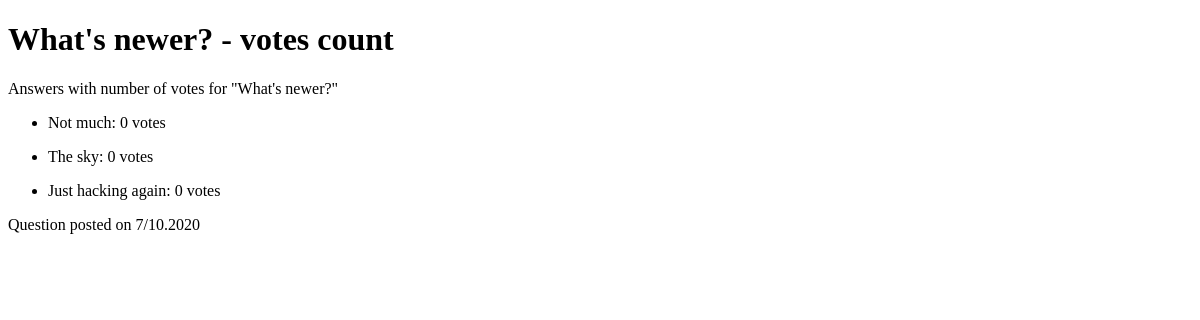
Page /app01/1/results/ on the earlier database version.
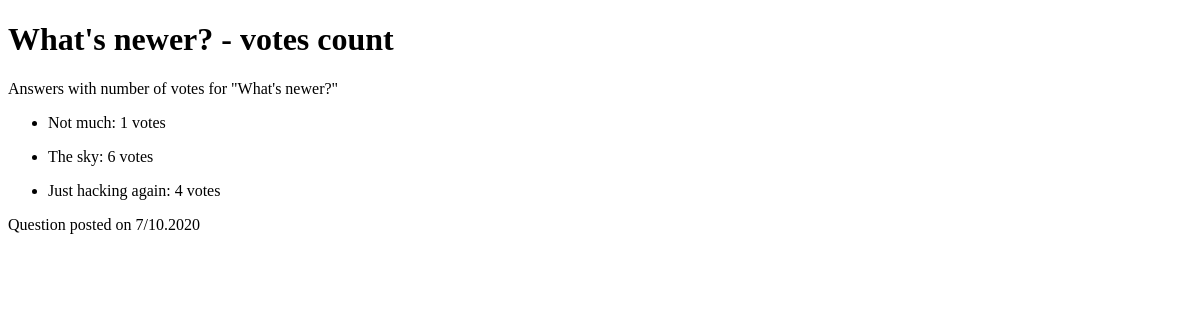
Same page on the later database version.
### app01/models.py (models this page shows, shortened)
class Choice(models.Model):
    question = models.ForeignKey(Question, on_delete=models.CASCADE) # take a foreign key (single use) out of Question class/table (One Choice can only relate to one Question)
    choice_text = models.CharField(max_length=200)
    votes = models.IntegerField(default=0)

### app01/views.py (the view)
# urls.py: path('<int:question_id>/results/', views.results, name="results"),
def results(request, question_id):
    question = get_object_or_404(Question, pk=question_id)
    choices = question.choice_set.all()
    return render(request, 'app01/results.html', {"question": question, "choices": choices})

### app01/templates/app01/results.html (shortened to what this page needs)
<!DOCTYPE html>
<html>
    <head>
    </head>
    <body>
        <h1>{{ question.question_text }} - votes count</h1>
        <p>Answers with number of votes for "{{ question.question_text }}"</p>
        {% if choices %}
        {% for c in choices %}
            <ul>
                <li>{{ c.choice_text }}: {{ c.votes }} votes</li>
            </ul>
        {% endfor %}
        {% else %}
            <p>No answers were given for this questions</p>
        {% endif %}
        <p>Question posted on {{ question.pub_date.day }}/{{ question.pub_date.month }}.{{ question.pub_date.year }}</p>
    </body>
</html>

Differences in the rows shown:
changed Choice "Not much": votes "0" → "1"
changed Choice "The sky": votes "0" → "6"
changed Choice "Just hacking again": votes "0" → "4"
